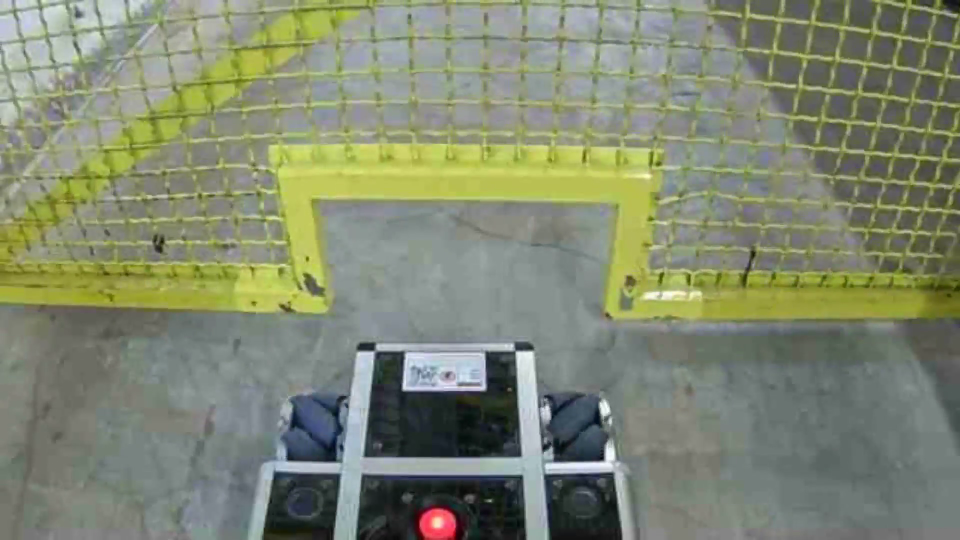
#> input picture imgs/crossdoor/0560.png, 1920 x 1080 px (shown at 1/2 size)
$ python point.py imgs/crossdoor/0560.png imgs/crossdoor/0053.png
#> lines starting #> are read from the running program, lines starting #| are printed output that depends on the picture
### model/vision.py
import numpy as np
import cv2
import os
from os import path as osp

import torch
import torch.nn as nn
import torch.nn.functional as F
import torchvision.transforms as transforms

from model.net import DGCNet

class DeNormalize:
    '''
    Removes normalization using the mean, std specified
    '''
    def __init__(self, mean, std):
        self.mean = mean
        self.std = std

    # [4 lines left out: function __call__, not called in this run]

class DGCVision:
    def __init__(self):
        mean = np.array([0.485, 0.456, 0.406])
        std  = np.array([0.229, 0.224, 0.225])
        self.restore_image = DeNormalize(mean, std)
        self.dataset_transforms = transforms.Compose([
            transforms.ToTensor(),
            transforms.Normalize(mean, std)
        ])
        self.use_cuda = torch.cuda.is_available()
        device = torch.device('cuda:0' if self.use_cuda else 'cpu')

        self.net = DGCNet(mask=True)
        self.net.load_state_dict(torch.load(osp.join('pretrained_models',
                                                'dgcm',
                                                'checkpoint.pth'),
                                       map_location=torch.device(device))['state_dict'])
        self.net.eval()
        self.net.to(device);
        self.IMG_SIZE = (240, 240)

    # [15 lines left out: functions predict, warp, not called in this run]

    def getMatchabilityMask(self):
        self.matchability_mask = self.match_mask.permute(0, 2, 3, 1).cpu().numpy()[0].reshape(self.IMG_SIZE)
        return self.matchability_mask

    # [32 lines left out: functions getFlow, target, source, not called in this run]


### point.py
from model.vision import DGCVision

import cv2
import numpy as np
import sys

COLORS = [(255,0,255),(255,255,0),(255,0,0),(0,255,0),(0,0,255)]
color = 0

# python point.py imgs/crossdoor/0560.png imgs/crossdoor/0053.png
# python point.py imgs/crossdoor/0815.png imgs/crossdoor/0560.png

img1 = cv2.cvtColor(cv2.imread(sys.argv[1], cv2.IMREAD_COLOR), cv2.COLOR_BGR2RGB)
img2 = cv2.cvtColor(cv2.imread(sys.argv[2], cv2.IMREAD_COLOR), cv2.COLOR_BGR2RGB)
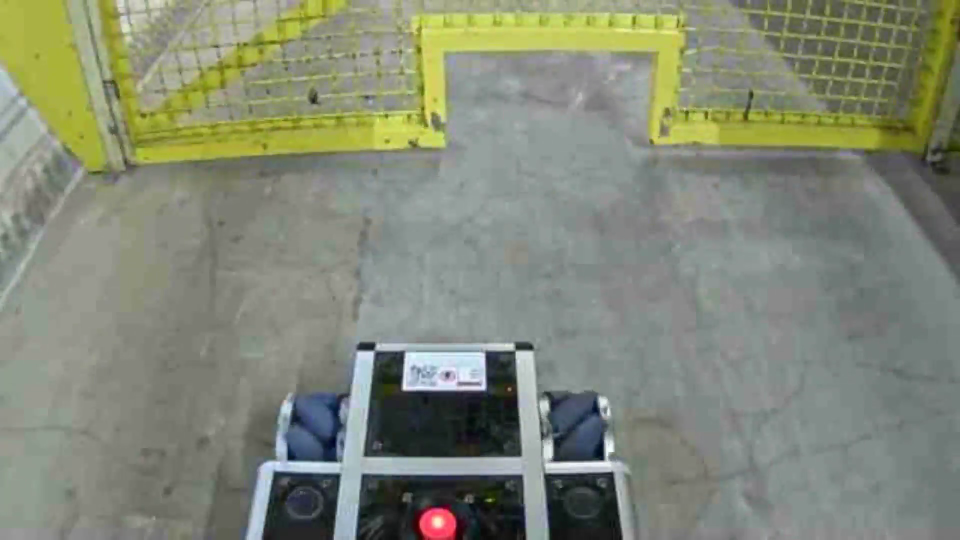
#> input picture imgs/crossdoor/0053.png, 1920 x 1080 px (shown at 1/2 size)
img1 = cv2.resize(img1, (640,360,))
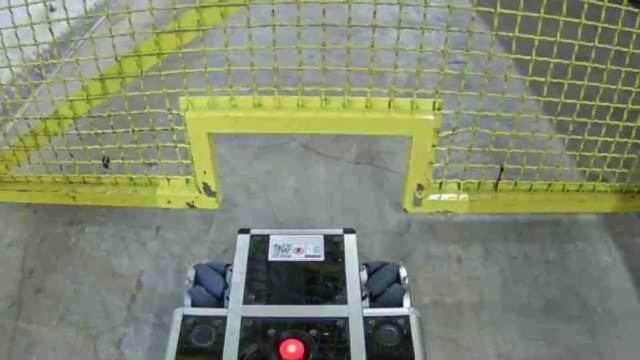
#> img1: shape (360, 640, 3); mean R, G, B 128.7, 135.7, 112.4
img2 = cv2.resize(img2, (640,360,))
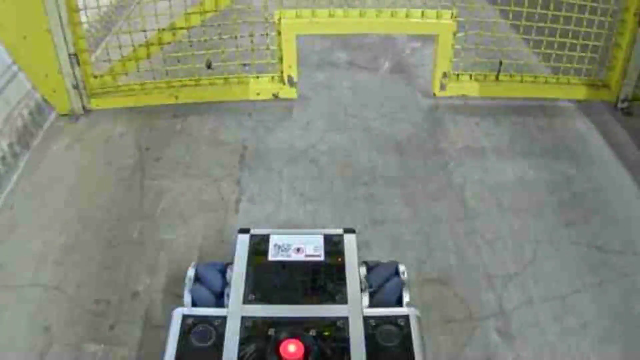
#> img2: shape (360, 640, 3); mean R, G, B 130.7, 136.3, 118.6
img = cv2.cvtColor(np.hstack((img1,img2,)), cv2.COLOR_RGB2BGR)
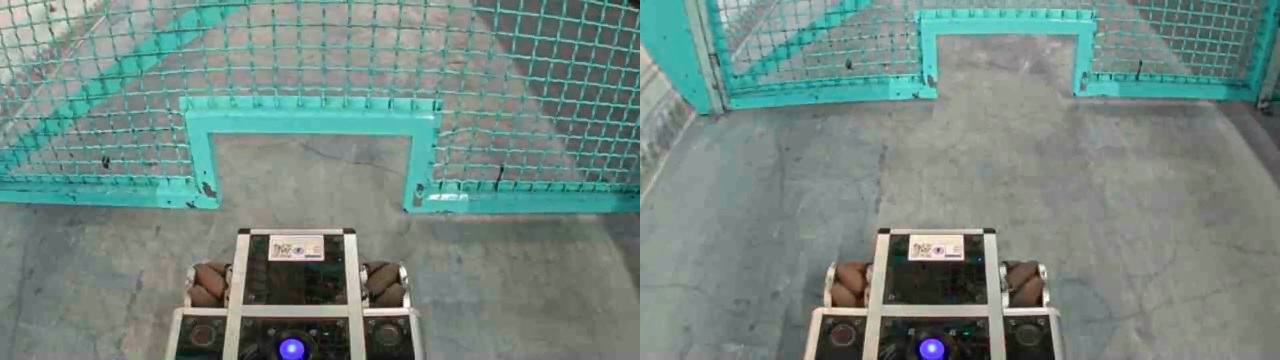
#> img: shape (360, 1280, 3); mean R, G, B 115.5, 136, 129.7

#> (the run stopped early here; a loop or call above may not have finished)
